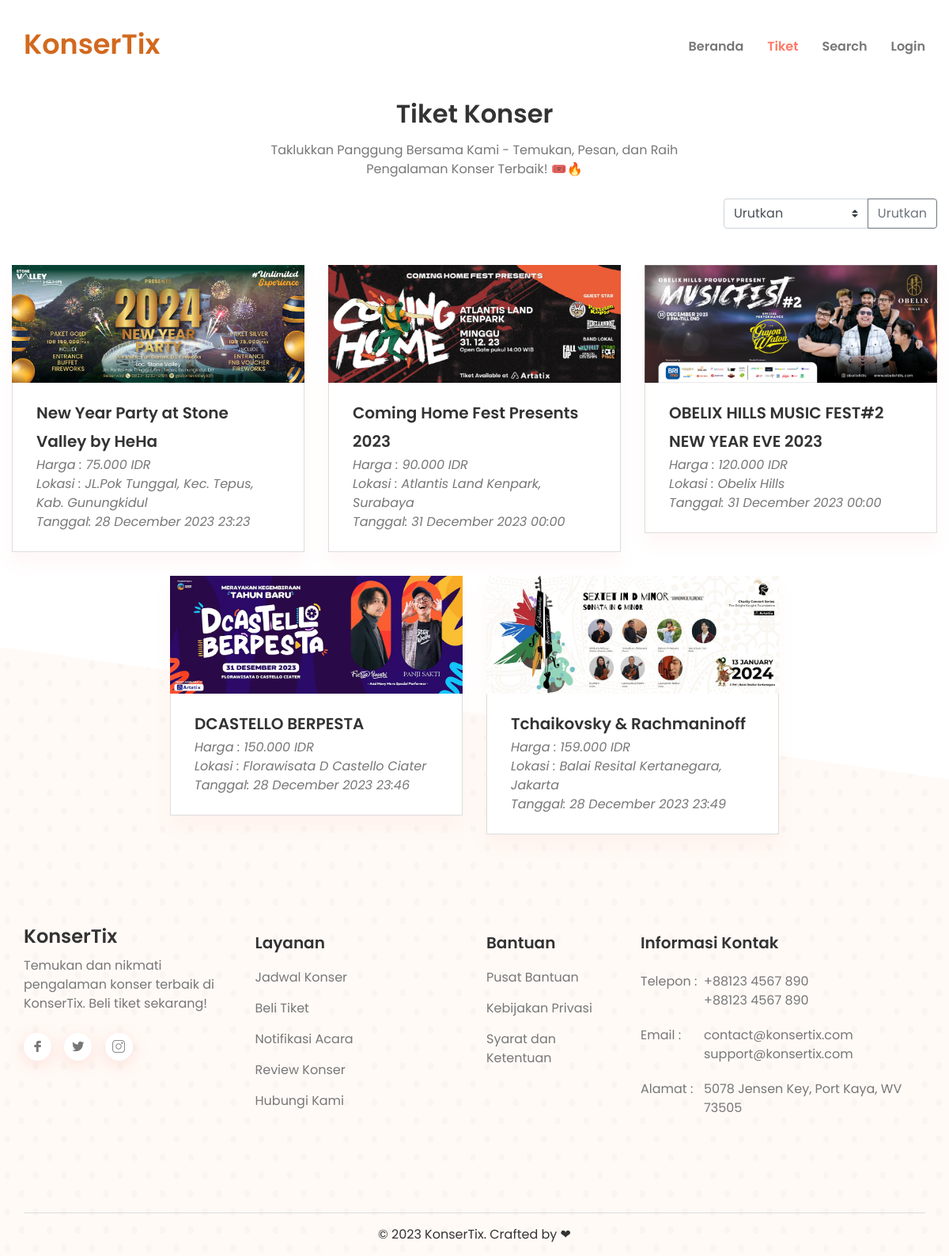
The app's page /tiketAll.php with its own data.
### tables this page shows
CREATE TABLE `konser` (
  `konserid` int(11) NOT NULL,
  `nama` varchar(255) DEFAULT NULL,
  `lokasi` varchar(255) DEFAULT NULL,
  `tanggal` datetime DEFAULT NULL,
  `harga` int(11) DEFAULT NULL,
  `penyelenggara` varchar(100) NOT NULL,
  `deskripsi` text NOT NULL,
  `foto` varchar(255) NOT NULL
);

### tiketAll.php (the view, shortened to what this page needs)
<?php
include_once('config/connection.php');
$sql = "SELECT * FROM konser";
$result = mysqli_query($conn, $sql);
?>
<!doctype html>
<html lang="en">
<head>
    <link rel="stylesheet" href="assets/css/bootstrap.min.css">
    <link rel="stylesheet" href="assets/css/animate.css">
    <link rel="stylesheet" href="assets/css/magnific-popup.css">
    <link rel="stylesheet" href="assets/css/slick.css">
    <link rel="stylesheet" href="assets/css/LineIcons.css">
    <link rel="stylesheet" href="assets/css/default.css">
    <link rel="stylesheet" href="assets/css/style.css">
    <link rel="stylesheet" href="assets/css/responsive.css">
</head>
<body>
    <?php include_once('layout/navbar.php'); ?>
    <section id="blog" class="blog-area pt-125">
        <div class="container-fluid">
            <div class="row justify-content-center">
                <div class="col-lg-6">
                    <div class="section-title text-center pb-25">
                        <h3 class="title mb-15">Tiket Konser</h3>
                        <p>
                            Taklukkan Panggung Bersama Kami - Temukan, Pesan, dan Raih Pengalaman Konser Terbaik! 🎟️🔥
                        </p>
                    </div>
                </div>
            </div>
            <div class="row justify-content-between">
                <div class="col-6 col-sm-5 col-lg-3 ml-auto">
                    <form action="" method="post">
                        <div class="input-group mb-3">
                            <select class="custom-select" id="inputGroupSelect02" name="sorting">
                                <option selected>Urutkan</option>
                            </select>
                            <div class="input-group-append">
                                <button class="btn btn-outline-secondary" type="submit" id="button-addon2">Urutkan</button>
                            </div>
                        </div>
                    </form>
                </div>
            </div>
            <div class="row justify-content-center">
                <?php while ($row = mysqli_fetch_assoc($result)) : ?>
                    <div class="col-lg-4 col-md-6">
                        <div class="single-blog mt-30">
                            <div class="blog-image">
                                <img src="<?= $row['foto']; ?>" alt="Blog">
                            </div>
                            <div class="blog-content">
                                <div class="content">
                                    <h4 class="title"><a href="tiket.php?id=<?= $row['konserid']; ?>"><?= $row['nama']; ?></a></h4>
                                    <span>Harga : <?= number_format($row['harga'], 0, ',', '.'); ?> IDR</span> <br>
                                    <span>Lokasi : <?= $row['lokasi']; ?></span> <br>
                                    <span>Tanggal: <?= date('d F Y H:i', strtotime($row['tanggal'])); ?></span>
                                </div>
                            </div>
                        </div>
                    </div>
                <?php endwhile; ?>
            </div>
        </div>
    </section>
    <?php
    if (mysqli_num_rows($result) > 0) {
        include_once('layout/footer.php');
    }
    ?>
</body>
</html>

### layout/navbar.php (shortened to what this page needs)
<?php
$current_page = basename($_SERVER['PHP_SELF']);
?>
<header class="header-area">
    <div class="container">
        <div class="row">
            <div class="col-lg-12">
                <nav class="navbar navbar-expand-lg">
                    <a class="navbar-brand" href="index.php">
                        <h2 style="color: chocolate;">KonserTix</h2>
                    </a>
                    <div class="collapse navbar-collapse" id="navbarSupportedContent">
                        <ul id="nav" class="navbar-nav ml-auto">
                            <li class="nav-item <?php echo ($current_page == 'index.php') ? 'active' : ''; ?>">
                                <a data-scroll-nav="0" href="index.php">Beranda</a>
                            </li>
                            <li class="nav-item <?php echo ($current_page == 'tiketAll.php') ? 'active' : ''; ?>">
                                <a data-scroll-nav="0" href="tiketAll.php">Tiket</a>
                            </li>
                            <li class="nav-item <?php echo ($current_page == '#search') ? 'active' : ''; ?>">
                                <a data-scroll-nav="0" id="showSearch">Search</a>
                            </li>
                            <?php if (isset($_SESSION['status'])) : ?>
                                <li class="nav-item <?php echo ($current_page == 'account.php') ? 'active' : ''; ?>">
                                    <a data-scroll-nav="0" href="account.php">Hi, <?= $_SESSION['username']; ?></a>
                                </li>
                            <?php else : ?>
                                <li class="nav-item <?php echo ($current_page == 'login.php') ? 'active' : ''; ?>">
                                    <a data-scroll-nav="0" href="login.php">Login</a>
                                </li>
                            <?php endif; ?>
                        </ul>
                    </div>
                </nav>
            </div>
        </div>
    </div>
</header>

### layout/footer.php
<section id="footer" class="footer-area">
    <div class="container">
        <div class="footer-widget pt-75 pb-120">
            <div class="row">
                <div class="col-lg-3 col-md-5 col-sm-7">
                    <div class="footer-logo mt-40">
                        <a href="#">
                            <h4>KonserTix</h4>
                        </a>
                        <p class="mt-10">Temukan dan nikmati pengalaman konser terbaik di KonserTix. Beli tiket sekarang!</p>
                        <ul class="footer-social mt-25">
                            <li><a href="#"><i class="lni-facebook-filled"></i></a></li>
                            <li><a href="#"><i class="lni-twitter-original"></i></a></li>
                            <li><a href="#"><i class="lni-instagram"></i></a></li>
                        </ul>
                    </div>
                </div>
                <div class="col-lg-3 col-md-4 col-sm-5">
                    <div class="footer-link mt-50">
                        <h5 class="f-title">Layanan</h5>
                        <ul>
                            <li><a href="#">Jadwal Konser</a></li>
                            <li><a href="#">Beli Tiket</a></li>
                            <li><a href="#">Notifikasi Acara</a></li>
                            <li><a href="#">Review Konser</a></li>
                            <li><a href="#">Hubungi Kami</a></li>
                        </ul>
                    </div>
                </div>
                <div class="col-lg-2 col-md-3 col-sm-5">
                    <div class="footer-link mt-50">
                        <h5 class="f-title">Bantuan</h5>
                        <ul>
                            <li><a href="#">Pusat Bantuan</a></li>
                            <li><a href="#">Kebijakan Privasi</a></li>
                            <li><a href="#">Syarat dan Ketentuan</a></li>
                        </ul>
                    </div>
                </div>
                <div class="col-lg-4 col-md-5 col-sm-7">
                    <div class="footer-info mt-50">
                        <h5 class="f-title">Informasi Kontak</h5>
                        <ul>
                            <li>
                                <div class="single-footer-info mt-20">
                                    <span>Telepon :</span>
                                    <div class="footer-info-content">
                                        <p>+88123 4567 890</p>
                                        <p>+88123 4567 890</p>
                                    </div>
                                </div>
                            </li>
                            <li>
                                <div class="single-footer-info mt-20">
                                    <span>Email :</span>
                                    <div class="footer-info-content">
                                        <p>contact@konsertix.com</p>
                                        <p>support@konsertix.com</p>
                                    </div>
                                </div>
                            </li>
                            <li>
                                <div class="single-footer-info mt-20">
                                    <span>Alamat :</span>
                                    <div class="footer-info-content">
                                        <p>5078 Jensen Key, Port Kaya, WV 73505</p>
                                    </div>
                                </div>
                            </li>
                        </ul>
                    </div>
                </div>
            </div>
        </div>
        <div class="footer-copyright pt-15 pb-15">
            <div class="row">
                <div class="col-lg-12">
                    <div class="copyright text-center">
                        <p>&copy; 2023 KonserTix. Crafted by ❤</p>
                    </div>
                </div>
            </div>
        </div>
    </div>
</section>

### assets/css/default.css (style rules this page uses)
.mt-10 { margin-top: 10px; }
.mt-20 { margin-top: 20px; }
.mt-25 { margin-top: 25px; }
.mt-30 { margin-top: 30px; }
.mt-40 { margin-top: 40px; }
.mt-50 { margin-top: 50px; }
.mb-15 { margin-bottom: 15px; }
.pt-15 { padding-top: 15px; }
.pt-75 { padding-top: 75px; }
.pt-125 { padding-top: 125px; }
.pb-15 { padding-bottom: 15px; }
.pb-25 { padding-bottom: 25px; }
.pb-120 { padding-bottom: 120px; }

### layout/navbar.php (style rules this page uses)
#showSearch { cursor: pointer; }

### records on screen
konser: foto (picture), nama "New Year Party at Stone Valley by HeHa", harga "75.000", lokasi "JL.Pok Tunggal, Kec. Tepus, Kab. Gunungkidul", tanggal "28 December 2023 23:23"
konser: foto (picture), nama "Coming Home Fest Presents 2023", harga "90.000", lokasi "Atlantis Land Kenpark, Surabaya", tanggal "31 December 2023 00:00"
konser: foto (picture), nama "OBELIX HILLS MUSIC FEST#2 NEW YEAR EVE 2023", harga "120.000", lokasi "Obelix Hills", tanggal "31 December 2023 00:00"
konser: foto (picture), nama "DCASTELLO BERPESTA", harga "150.000", lokasi "Florawisata D Castello Ciater", tanggal "28 December 2023 23:46"
konser: foto (picture), nama "Tchaikovsky & Rachmaninoff", harga "159.000", lokasi "Balai Resital Kertanegara, Jakarta", tanggal "28 December 2023 23:49"
